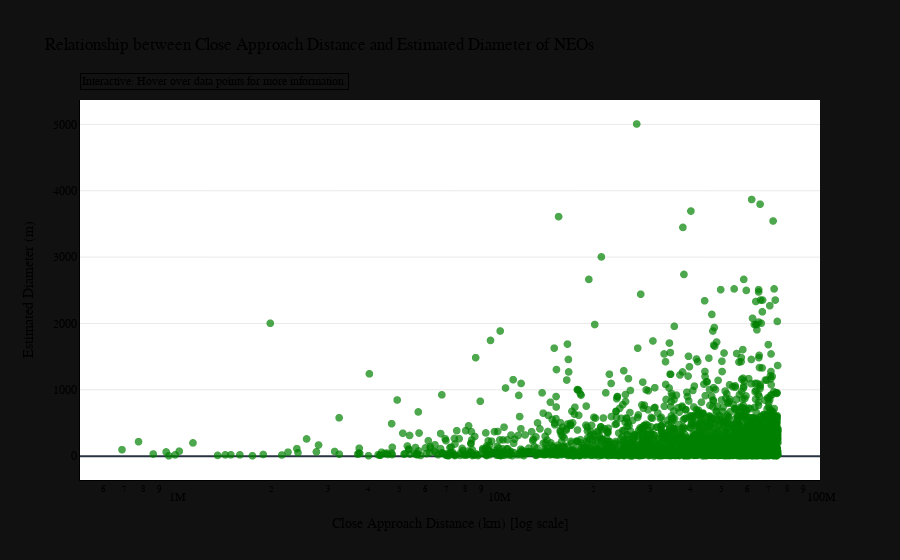
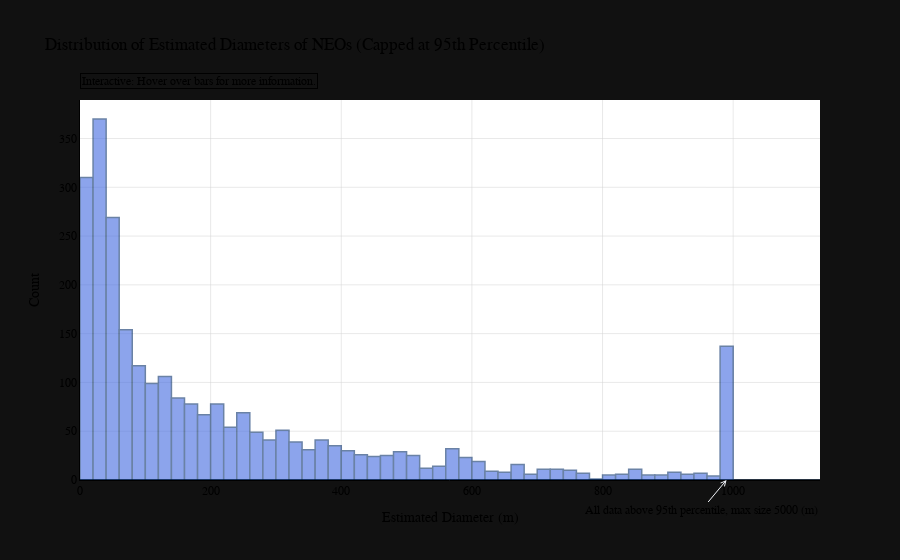
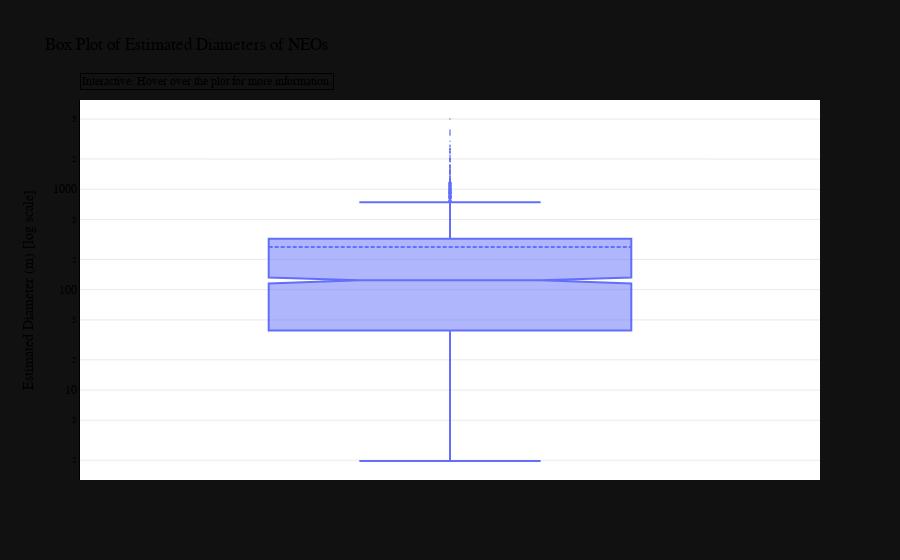

Notebook code for these charts, in order:
### Markdown cell above
### Task 4: Data Visualization Part B

- Create a pie chart of the proportion of hazardous vs non-hazardous NEOs.
- Create a scatter plot of the correlation between NEO size and close approach distance.
- Customize the appearance of your plots (e.g., colors, labels, titles).
- Create interactive visualizations using a library like Plotly. For example, create an interactive scatter plot where you can hover over each point to see more information about the NEO. **Be creative!**

### Code cell
# Write your code

### Figure 1 — Plotly figure (JSON) as saved in the notebook; plotly's stock layout.template omitted (floating-point values rounded to 4 significant figures; data arrays with more than 128 entries replaced by an {"elided": "..."} marker saying what was removed)
{"data": [{"hovertemplate": "Close Approach Distance (km) [log scale]=%{x}<br>Estimated Diameter (m)=%{y}<extra></extra>", "legendgroup": "", "marker": {"color": "green", "symbol": "circle", "opacity": 0.7, "size": 8}, "mode": "markers", "name": "", "showlegend": false, "x": {"elided": "2674 float values"}, "xaxis": "x", "y": {"elided": "2674 float values"}, "yaxis": "y", "type": "scattergl"}], "layout": {"xaxis": {"anchor": "y", "domain": [0.0, 1.0], "title": {"text": "Close Approach Distance (km) [log scale]"}, "type": "log", "linecolor": "black", "showgrid": false, "gridcolor": "LightGrey", "gridwidth": 0.5}, "yaxis": {"anchor": "x", "domain": [0.0, 1.0], "title": {"text": "Estimated Diameter (m)"}, "linecolor": "black", "showgrid": true, "gridcolor": "LightGrey", "gridwidth": 0.5}, "legend": {"tracegroupgap": 0, "title": {"text": "Legend"}}, "title": {"text": "Relationship between Close Approach Distance and Estimated Diameter of NEOs"}, "font": {"family": "Arial, sans-serif", "size": 12, "color": "black"}, "plot_bgcolor": "white", "annotations": [{"align": "left", "bordercolor": "black", "borderwidth": 1, "showarrow": false, "text": "Interactive: Hover over data points for more information.", "x": 0, "xref": "paper", "y": 1.07, "yref": "paper"}]}}

### Figure 2 — Plotly figure (JSON) as saved in the notebook; plotly's stock layout.template omitted (floating-point values rounded to 4 significant figures; data arrays with more than 128 entries replaced by an {"elided": "..."} marker saying what was removed)
{"data": [{"alignmentgroup": "True", "bingroup": "x", "hovertemplate": "estimated_diameter_average (m)=%{x}<br>count=%{y}<extra></extra>", "legendgroup": "", "marker": {"color": "RoyalBlue", "pattern": {"shape": ""}, "line": {"color": "rgb(8,48,107)", "width": 1.5}}, "name": "", "nbinsx": 50, "offsetgroup": "", "orientation": "v", "showlegend": false, "x": {"elided": "2674 float values"}, "xaxis": "x", "yaxis": "y", "type": "histogram", "opacity": 0.6}], "layout": {"xaxis": {"anchor": "y", "domain": [0.0, 1.0], "title": {"text": "Estimated Diameter (m)"}, "linecolor": "black", "showgrid": true, "gridcolor": "LightGrey", "gridwidth": 0.5, "fixedrange": true}, "yaxis": {"anchor": "x", "domain": [0.0, 1.0], "title": {"text": "Count"}, "linecolor": "black", "showgrid": true, "gridcolor": "LightGrey", "gridwidth": 0.5}, "legend": {"tracegroupgap": 0}, "title": {"text": "Distribution of Estimated Diameters of NEOs (Capped at 95th Percentile)"}, "barmode": "relative", "font": {"family": "Arial, sans-serif", "size": 12, "color": "black"}, "plot_bgcolor": "white", "annotations": [{"arrowhead": 5, "ax": -25, "ay": 30, "showarrow": true, "text": "All data above 95th percentile, max size 5000 (m)", "x": 989.8, "xref": "x", "y": 0, "yref": "paper"}, {"align": "left", "bordercolor": "black", "borderwidth": 1, "showarrow": false, "text": "Interactive: Hover over bars for more information.", "x": 0, "xref": "paper", "y": 1.07, "yref": "paper"}]}}

### Figure 3 — Plotly figure (JSON) as saved in the notebook; plotly's stock layout.template omitted (floating-point values rounded to 4 significant figures; data arrays with more than 128 entries replaced by an {"elided": "..."} marker saying what was removed)
{"data": [{"alignmentgroup": "True", "boxpoints": "suspectedoutliers", "hovertemplate": "Estimated Diameter (m) [log scale]=%{y}<extra></extra>", "legendgroup": "", "marker": {"color": "#636efa", "opacity": 0.5, "size": 2}, "name": "", "notched": true, "offsetgroup": "", "orientation": "v", "showlegend": false, "x0": " ", "xaxis": "x", "y": {"elided": "2674 float values"}, "y0": " ", "yaxis": "y", "type": "box", "line": {"width": 2}, "boxmean": true}], "layout": {"xaxis": {"anchor": "y", "domain": [0.0, 1.0]}, "yaxis": {"anchor": "x", "domain": [0.0, 1.0], "title": {"text": "Estimated Diameter (m) [log scale]"}, "type": "log", "linecolor": "black", "showgrid": true, "gridcolor": "LightGrey", "gridwidth": 0.5}, "legend": {"tracegroupgap": 0}, "title": {"text": "Box Plot of Estimated Diameters of NEOs"}, "boxmode": "group", "font": {"family": "Arial, sans-serif", "size": 12, "color": "black"}, "plot_bgcolor": "white", "annotations": [{"align": "left", "bordercolor": "black", "borderwidth": 1, "showarrow": false, "text": "Interactive: Hover over the plot for more information.", "x": 0, "xref": "paper", "y": 1.07, "yref": "paper"}]}}
